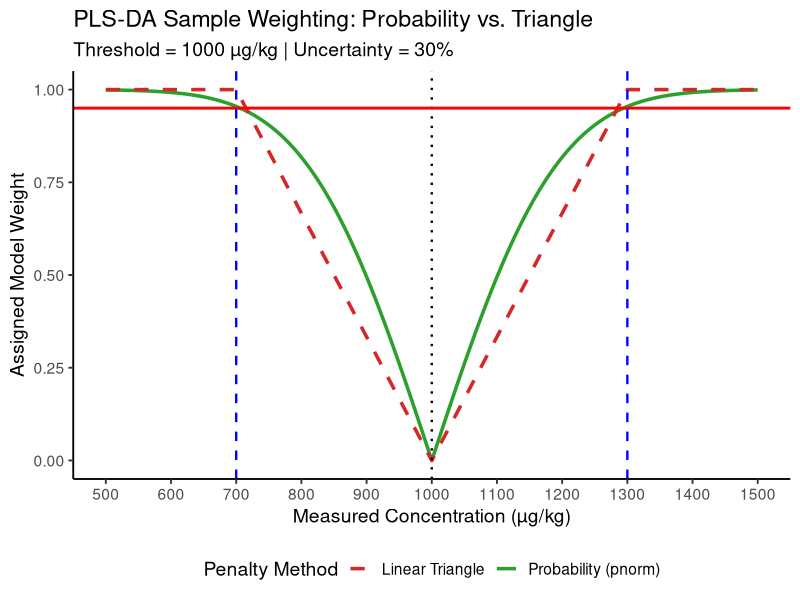

Source code (R):
library(ggplot2)
library(dplyr)

# 1. Set your parameters
threshold <- 1000
uncertainty <- 0.30

# 2. Create a sequence of simulated sample concentrations
df <- data.frame(val = seq(500, 1500, by = 5))

# 3. Calculate Probability Weights
df <- df %>%
  mutate(
    stdev = threshold * (uncertainty / 2),
    z_score = abs(threshold - val) / stdev,
    weight_prob = (pnorm(z_score) - 0.5) * 2
  )

# 4. Calculate Triangle Weights
lower_bound <- threshold - (threshold * uncertainty)
upper_bound <- threshold + (threshold * uncertainty)
lower_slope <- 1 / (threshold - lower_bound)
upper_slope <- 1 / (upper_bound - threshold)

df <- df %>%
  mutate(
    weight_triangle = case_when(
      val <= lower_bound ~ 1,
      val >= upper_bound ~ 1,
      val < threshold    ~ lower_slope * (threshold - val),
      val > threshold    ~ upper_slope * (val - threshold),
      val == threshold   ~ 0
    )
  )

# 5. Plot the comparison
ggplot(df, aes(x = val)) +
  # The probability curve
  geom_line(aes(y = weight_prob, color = "Probability (pnorm)"), linewidth = 1.2) +
  # The triangle curve
  geom_line(aes(y = weight_triangle, color = "Linear Triangle"), linewidth = 1.2, linetype = "dashed") +
  # The threshold line
  geom_vline(xintercept = threshold, linetype = "dotted", color = "black", linewidth = 0.8) +
  
  # Formatting
  scale_color_manual(values = c("Probability (pnorm)" = "#2ca02c", "Linear Triangle" = "#d62728")) +
  labs(
    title = "PLS-DA Sample Weighting: Probability vs. Triangle",
    subtitle = paste0("Threshold = ", threshold, " µg/kg | Uncertainty = ", uncertainty * 100, "%"),
    x = "Measured Concentration (µg/kg)",
    y = "Assigned Model Weight",
    color = "Penalty Method"
  ) +
  geom_hline(yintercept = 0.95, color = "red", linewidth = 1) +
  geom_vline(xintercept = c(lower_bound, upper_bound), linetype = "dashed", color = "blue", linewidth = 0.8) +
  scale_x_continuous(breaks = seq(500, 1500, by = 100)) +
  theme_classic(base_size = 14) +
  theme(legend.position = "bottom")
